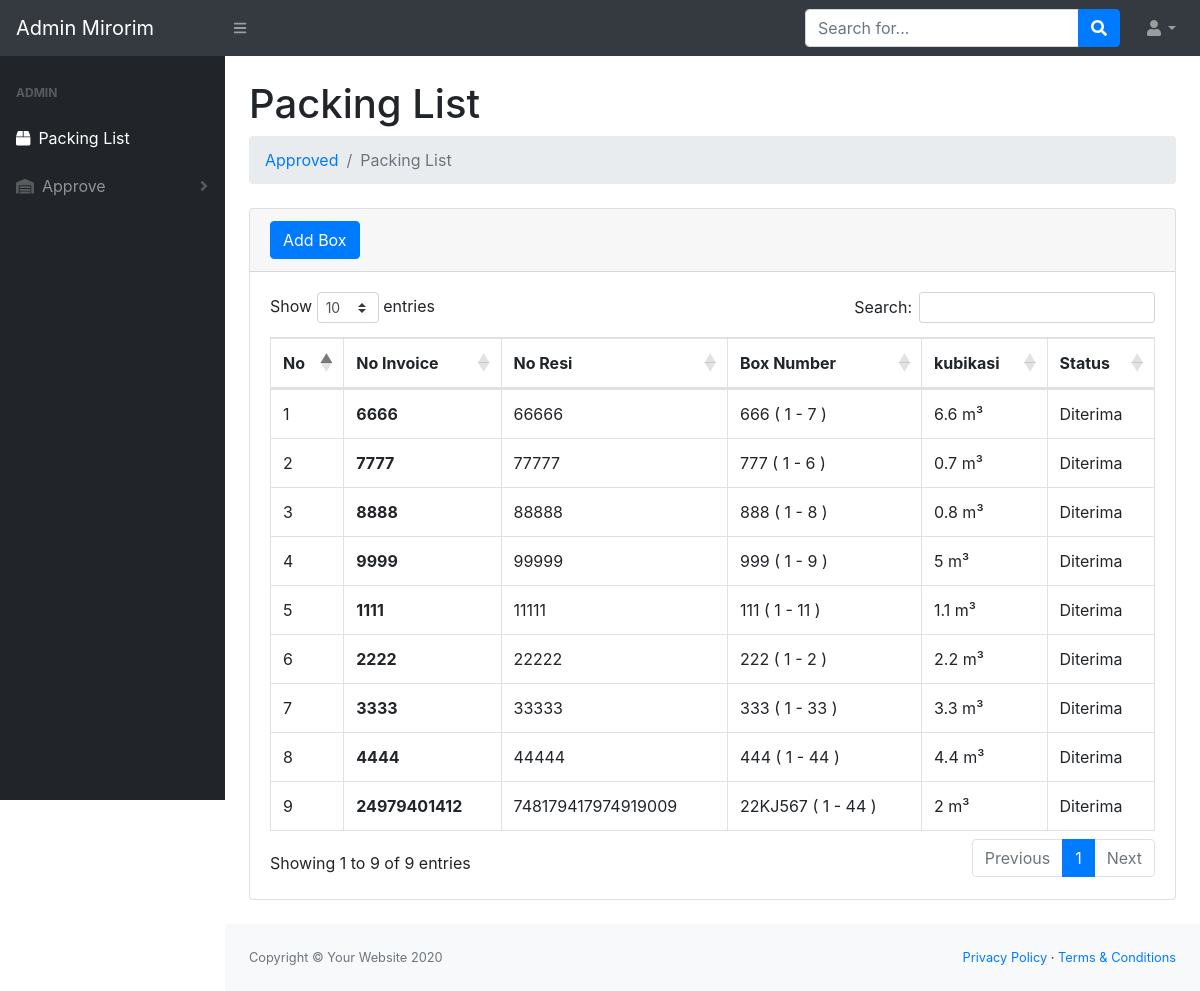
The app's page /admin/index.php (signed in) with its own data.
### tables this page shows
CREATE TABLE `box` (
  `iddus` int(11) NOT NULL,
  `box` varchar(200) NOT NULL,
  `qtybox` int(11) NOT NULL,
  `boxcount` int(11) NOT NULL,
  `invoice` varchar(200) NOT NULL,
  `resi` varchar(200) NOT NULL,
  `kubikasi` float NOT NULL,
  `count` float NOT NULL,
  `note` varchar(200) NOT NULL,
  `status` varchar(200) NOT NULL DEFAULT 'Tidak Diterima',
  `tempstat` int(11) NOT NULL DEFAULT 0
);

### admin/index.php (the view, shortened to what this page needs)
<?php
require '../assets/php/function.php';
?>
<!DOCTYPE html>
<html lang="en">
    <head>
        <link href="https://cdn.jsdelivr.net/npm/bootstrap@5.3.0-alpha1/dist/css/bootstrap.min.css" rel="stylesheet">
        <link href="../css/styles.css" rel="stylesheet" />
        <link href="https://cdn.datatables.net/1.10.20/css/dataTables.bootstrap4.min.css" rel="stylesheet" />
    </head>
    <body class="sb-nav-fixed">
        <nav class="sb-topnav navbar navbar-expand navbar-dark bg-dark">
            <a class="navbar-brand" href="index.html">Admin Mirorim</a>
            <button class="btn btn-link btn-sm order-1 order-lg-0" id="sidebarToggle" href="#"><i class="fas fa-bars"></i></button>
            <form class="d-none d-md-inline-block form-inline ml-auto mr-0 mr-md-3 my-2 my-md-0">
                <div class="input-group">
                    <input class="form-control" type="text" placeholder="Search for..." aria-label="Search" aria-describedby="basic-addon2" />
                    <div class="input-group-append">
                        <button class="btn btn-primary" type="button"><i class="fas fa-search"></i></button>
                    </div>
                </div>
            </form>
            <ul class="navbar-nav ml-auto ml-md-0">
                <li class="nav-item dropdown">
                    <a class="nav-link dropdown-toggle" id="userDropdown" href="#" role="button" data-toggle="dropdown" aria-haspopup="true" aria-expanded="false"><i class="fas fa-user fa-fw"></i></a>
                </li>
            </ul>
        </nav>
        <div id="layoutSidenav">
            <div id="layoutSidenav_nav">
                <nav class="sb-sidenav accordion sb-sidenav-dark" id="sidenavAccordion">
                    <div class="sb-sidenav-menu">
                        <div class="nav">
                            <div class="sb-sidenav-menu-heading">Admin</div>
                            <a class="nav-link" href="index.php">
                                <div class="sb-nav-link-icon"><i class="fas fa-box"></i></div>
                                Packing List
                            </a>
                            <a class="nav-link collapsed" href="#" data-toggle="collapse" data-target="#collapseLayouts" aria-expanded="false" aria-controls="collapseLayouts">
                                <div class="sb-nav-link-icon"><i class="fas fa-warehouse"></i></div>
                                    Approve
                                <div class="sb-sidenav-collapse-arrow"><i class="fas fa-angle-down"></i></div>
                            </a>
                        </div>
                    </div>
                </nav>
            </div>
            <div id="layoutSidenav_content">
                <main>
                    <div class="container-fluid">
                        <h1 class="mt-4">Packing List</h1>
                        <ol class="breadcrumb mb-4">
                            <li class="breadcrumb-item"><a href="approved.php">Approved</a></li>
                            <li class="breadcrumb-item active">Packing List</li>
                        </ol>
                        <div class="card mb-4">
                            <div class="card-header">
                                <a type="button" data-bs-toggle="modal" data-bs-target="#smallModalUp" class="btn btn-primary">Add Box</a>
                            </div>
                            <div class="card-body">
                                <div class="table-responsive">
                                    <table class="table table-hover table-bordered" id="dataTable" width="100%" cellspacing="0">
                                        <thead>
                                            <tr>
                                                <th>No</th>
                                                <th>No Invoice</th>
                                                <th>No Resi</th>
                                                <th>Box Number</th>
                                                <th>kubikasi</th>
                                                <th>Status</th>
                                            </tr>
                                        </thead>
                                        <tbody>
                                            <?php
                                                $ambilbox = mysqli_query($konek, "SELECT * FROM box");
                                                $i = 1;
                                                while($data=mysqli_fetch_array($ambilbox)) {
                                                    $idbox = $data['iddus'];
                                                    $box = $data['box'];
                                                    $invoice = $data['invoice'];
                                                    $status = $data['status'];
                                                    $qtybox = $data['qtybox'];
                                                    $resi = $data['resi'];
                                                    $kubikasi = $data['kubikasi'];
                                            ?>
                                            <tr>
                                                <td><?=$i++;?></td>
                                                <th data-bs-toggle="modal" data-bs-target="#largeModal<?=$idbox;?>"><?=$invoice;?></th>
                                                <td><?=$resi;?></td>
                                                <td class="text-uppercase"><?=$box;?> ( 1 - <?=$qtybox;?> )</td>
                                                <td><?=$kubikasi;?> m³</td>
                                                <td><?=$status;?></td>
                                            </tr>
                                            <?php
                                            };
                                            ?>
                                            </tbody>
                                    </table>
                                </div>
                            </div>
                        </div>
                    </div>
                </main>
                <footer class="py-4 bg-light mt-auto">
                    <div class="container-fluid">
                        <div class="d-flex align-items-center justify-content-between small">
                            <div class="text-muted">Copyright &copy; Your Website 2020</div>
                            <div>
                                <a href="#">Privacy Policy</a>
                                &middot;
                                <a href="#">Terms &amp; Conditions</a>
                            </div>
                        </div>
                    </div>
                </footer>
            </div>
        </div>
    </body>
</html>

### records on screen
box: invoice "6666", resi "66666", box "666", qtybox "7", kubikasi "6.6", status "Diterima"
box: invoice "7777", resi "77777", box "777", qtybox "6", kubikasi "0.7", status "Diterima"
box: invoice "8888", resi "88888", box "888", qtybox "8", kubikasi "0.8", status "Diterima"
box: invoice "9999", resi "99999", box "999", qtybox "9", kubikasi "5", status "Diterima"
box: invoice "1111", resi "11111", box "111", qtybox "11", kubikasi "1.1", status "Diterima"
box: invoice "2222", resi "22222", box "222", qtybox "2", kubikasi "2.2", status "Diterima"
box: invoice "3333", resi "33333", box "333", qtybox "33", kubikasi "3.3", status "Diterima"
box: invoice "4444", resi "44444", box "444", qtybox "44", kubikasi "4.4", status "Diterima"
box: invoice "24979401412", resi "748179417974919009", box "22KJ567", qtybox "44", kubikasi "2", status "Diterima"
